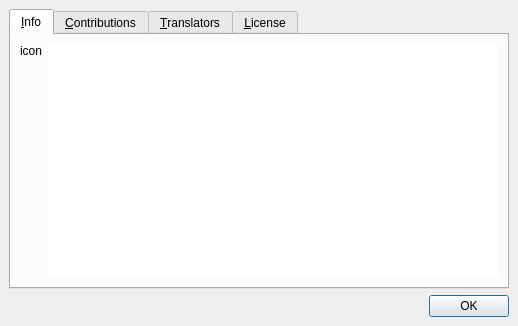
<ui version="4.0" >
 <class>About</class>
 <widget class="QDialog" name="About" >
  <property name="geometry" >
   <rect>
    <x>0</x>
    <y>0</y>
    <width>518</width>
    <height>326</height>
   </rect>
  </property>
  <property name="windowTitle" >
   <string>About SMPlayer</string>
  </property>
  <layout class="QVBoxLayout" >
   <property name="margin" >
    <number>9</number>
   </property>
   <property name="spacing" >
    <number>6</number>
   </property>
   <item>
    <widget class="QTabWidget" name="tabWidget" >
     <property name="tabShape" >
      <enum>QTabWidget::Rounded</enum>
     </property>
     <property name="currentIndex" >
      <number>0</number>
     </property>
     <widget class="QWidget" name="info_tab" >
      <attribute name="title" >
       <string>&amp;Info</string>
      </attribute>
      <layout class="QHBoxLayout" >
       <property name="margin" >
        <number>9</number>
       </property>
       <property name="spacing" >
        <number>6</number>
       </property>
       <item>
        <layout class="QVBoxLayout" >
         <property name="margin" >
          <number>0</number>
         </property>
         <property name="spacing" >
          <number>6</number>
         </property>
         <item>
          <widget class="QLabel" name="logo" >
           <property name="text" >
            <string>icon</string>
           </property>
          </widget>
         </item>
         <item>
          <spacer>
           <property name="orientation" >
            <enum>Qt::Vertical</enum>
           </property>
           <property name="sizeHint" >
            <size>
             <width>20</width>
             <height>111</height>
            </size>
           </property>
          </spacer>
         </item>
        </layout>
       </item>
       <item>
        <widget class="QTextBrowser" name="info" >
         <property name="frameShape" >
          <enum>QFrame::NoFrame</enum>
         </property>
         <property name="frameShadow" >
          <enum>QFrame::Plain</enum>
         </property>
         <property name="openExternalLinks" >
          <bool>true</bool>
         </property>
        </widget>
       </item>
      </layout>
     </widget>
     <widget class="QWidget" name="contributions_tab" >
      <attribute name="title" >
       <string>&amp;Contributions</string>
      </attribute>
      <layout class="QHBoxLayout" >
       <property name="margin" >
        <number>9</number>
       </property>
       <property name="spacing" >
        <number>6</number>
       </property>
       <item>
        <layout class="QVBoxLayout" >
         <property name="margin" >
          <number>0</number>
         </property>
         <property name="spacing" >
          <number>6</number>
         </property>
         <item>
          <widget class="QLabel" name="contrib_icon" >
           <property name="text" >
            <string>icon</string>
           </property>
          </widget>
         </item>
         <item>
          <spacer>
           <property name="orientation" >
            <enum>Qt::Vertical</enum>
           </property>
           <property name="sizeHint" >
            <size>
             <width>20</width>
             <height>111</height>
            </size>
           </property>
          </spacer>
         </item>
        </layout>
       </item>
       <item>
        <widget class="QTextBrowser" name="contributions" >
         <property name="frameShape" >
          <enum>QFrame::NoFrame</enum>
         </property>
         <property name="frameShadow" >
          <enum>QFrame::Plain</enum>
         </property>
         <property name="openExternalLinks" >
          <bool>true</bool>
         </property>
        </widget>
       </item>
      </layout>
     </widget>
     <widget class="QWidget" name="translations_tab" >
      <attribute name="title" >
       <string>&amp;Translators</string>
      </attribute>
      <layout class="QHBoxLayout" >
       <property name="margin" >
        <number>9</number>
       </property>
       <property name="spacing" >
        <number>6</number>
       </property>
       <item>
        <layout class="QVBoxLayout" >
         <property name="margin" >
          <number>0</number>
         </property>
         <property name="spacing" >
          <number>6</number>
         </property>
         <item>
          <widget class="QLabel" name="translators_icon" >
           <property name="text" >
            <string>icon</string>
           </property>
          </widget>
         </item>
         <item>
          <spacer>
           <property name="orientation" >
            <enum>Qt::Vertical</enum>
           </property>
           <property name="sizeHint" >
            <size>
             <width>20</width>
             <height>111</height>
            </size>
           </property>
          </spacer>
         </item>
        </layout>
       </item>
       <item>
        <widget class="QTextBrowser" name="translators" >
         <property name="frameShape" >
          <enum>QFrame::NoFrame</enum>
         </property>
         <property name="frameShadow" >
          <enum>QFrame::Plain</enum>
         </property>
         <property name="openExternalLinks" >
          <bool>true</bool>
         </property>
        </widget>
       </item>
      </layout>
     </widget>
     <widget class="QWidget" name="license_tab" >
      <attribute name="title" >
       <string>&amp;License</string>
      </attribute>
      <layout class="QHBoxLayout" >
       <property name="margin" >
        <number>9</number>
       </property>
       <property name="spacing" >
        <number>6</number>
       </property>
       <item>
        <layout class="QVBoxLayout" >
         <property name="margin" >
          <number>0</number>
         </property>
         <property name="spacing" >
          <number>6</number>
         </property>
         <item>
          <widget class="QLabel" name="license_icon" >
           <property name="text" >
            <string>icon</string>
           </property>
          </widget>
         </item>
         <item>
          <spacer>
           <property name="orientation" >
            <enum>Qt::Vertical</enum>
           </property>
           <property name="sizeHint" >
            <size>
             <width>20</width>
             <height>111</height>
            </size>
           </property>
          </spacer>
         </item>
        </layout>
       </item>
       <item>
        <widget class="QTextBrowser" name="license" >
         <property name="frameShape" >
          <enum>QFrame::NoFrame</enum>
         </property>
         <property name="frameShadow" >
          <enum>QFrame::Plain</enum>
         </property>
         <property name="openExternalLinks" >
          <bool>true</bool>
         </property>
        </widget>
       </item>
      </layout>
     </widget>
    </widget>
   </item>
   <item>
    <widget class="QDialogButtonBox" name="buttonBox" >
     <property name="orientation" >
      <enum>Qt::Horizontal</enum>
     </property>
     <property name="standardButtons" >
      <set>QDialogButtonBox::Ok</set>
     </property>
    </widget>
   </item>
  </layout>
 </widget>
 <tabstops>
  <tabstop>tabWidget</tabstop>
  <tabstop>info</tabstop>
  <tabstop>buttonBox</tabstop>
  <tabstop>contributions</tabstop>
  <tabstop>translators</tabstop>
  <tabstop>license</tabstop>
 </tabstops>
 <resources/>
 <connections>
  <connection>
   <sender>buttonBox</sender>
   <signal>accepted()</signal>
   <receiver>About</receiver>
   <slot>accept()</slot>
   <hints>
    <hint type="sourcelabel" >
     <x>248</x>
     <y>254</y>
    </hint>
    <hint type="destinationlabel" >
     <x>157</x>
     <y>274</y>
    </hint>
   </hints>
  </connection>
 </connections>
</ui>
